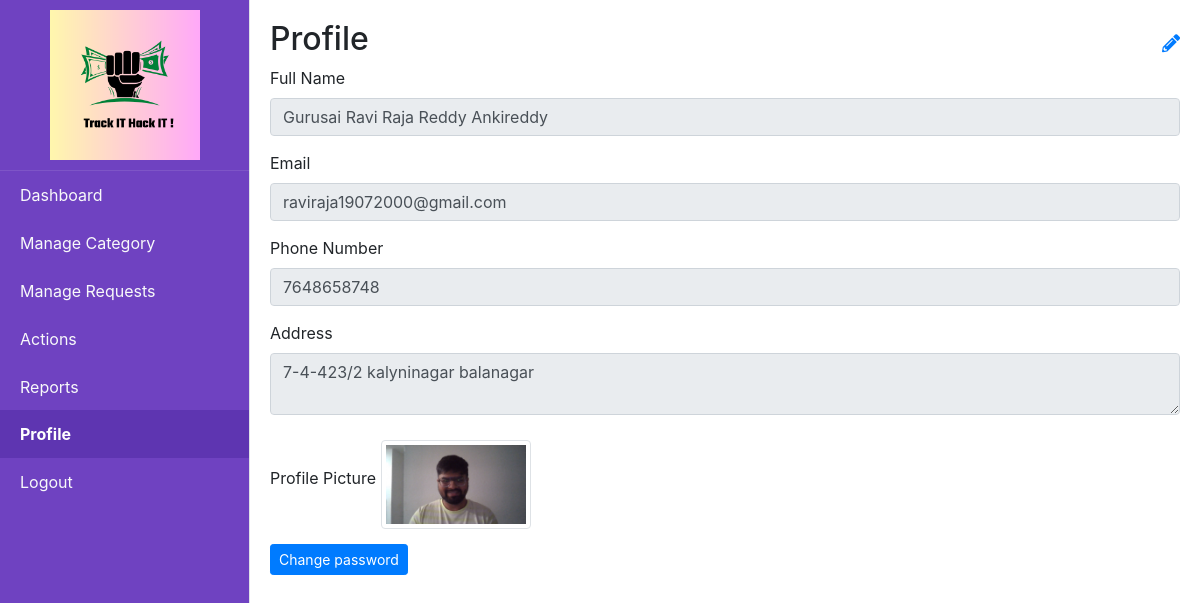
Page /admin_profile (signed in) on the committed database.
### tables this page shows
CREATE TABLE users (id INTEGER PRIMARY KEY AUTOINCREMENT, username TEXT NOT NULL UNIQUE, email TEXT NOT NULL UNIQUE, password TEXT NOT NULL, Fullname TEXT, Address TEXT, Phonenumber TEXT, document TEXT);

### app.py (the view, shortened to what this page needs)
@app.route('/admin_profile', methods=['GET', 'POST'])
@login_required
def admin_profile():
    user = query_db('SELECT * FROM users WHERE id=?', [current_user.id], one=True)
    return render_template('admin_profile.html', user=user)

### app.py (called while the page is built)
@login_manager.user_loader
def load_user(user_id):
    return get_user_by_id(user_id)

@app.after_request
def after_request(response):
    response.headers["Cache-Control"] = "no-cache, no-store, must-revalidate"
    return response

@app.context_processor
def inject_unread_notifications():
    if current_user.is_authenticated:
        unread_count = query_db('''
            SELECT COUNT(*)
            FROM notifications
            WHERE user_id = ? AND is_read = 0
        ''', [current_user.id], one=True)
        return dict(unread_count=unread_count[0] if unread_count else 0)
    return dict(unread_count=0)

### database.py (called while the page is built)
def get_db():
    return sqlite3.connect(DATABASE)

def query_db(query, args=(), one=False):
    cur = get_db().execute(query, args)
    rv = cur.fetchall()
    cur.close()
    return (rv[0] if rv else None) if one else rv

def get_user_by_id(user_id):
    conn = sqlite3.connect(DATABASE)
    cursor = conn.cursor()
    cursor.execute('SELECT * FROM users WHERE id = ?', (user_id,))
    user = cursor.fetchone()
    conn.close()
    if user:
        return User(id=user[0], username=user[1], email=user[2], password=user[3])
    return None

### templates/admin_profile.html (shortened to what this page needs)
{% extends "admin_home.html" %}
{% block content %}
<link rel="stylesheet" href="https://cdnjs.cloudflare.com/ajax/libs/font-awesome/5.15.4/css/all.min.css">
<div class="d-flex justify-content-between align-items-center">
    <h2>Profile</h2>
    <span class="edit-icon" onclick="makeAllEditable()">
        <i class="fas fa-pencil-alt"></i>
    </span>
</div>
<form action="{{ url_for('admin_profile') }}" method="POST" enctype="multipart/form-data">
    <div class="form-group">
        <label for="full_name">Full Name</label>
        <input type="text" class="form-control" id="full_name" name="full_name" value="{{ user[4] }}" readonly>
    </div>
    <div class="form-group">
        <label for="email">Email</label>
        <input type="email" class="form-control" id="email" name="email" value="{{ user[2] }}" readonly>
    </div>
    <div class="form-group">
        <label for="phone_number">Phone Number</label>
        <input type="tel" class="form-control" id="phone_number" name="phone_number" value="{{ user[6] }}" readonly>
    </div>
    <div class="form-group">
        <label for="address">Address</label>
        <textarea class="form-control" id="address" name="address" readonly>{{ user[5] }}</textarea>
    </div>
    <div class="form-group">
        <label for="profile_picture">Profile Picture</label>
        {% if user[7] %}
            <img src="{{ url_for('uploaded_file', filename=(user[7]).split('/')[-1])}}" alt="Profile Picture" class="img-thumbnail" width="150">
        {% else %}
            <img src="{{ url_for('static', filename='uploads/default.png') }}" alt="Default Profile Picture" class="img-thumbnail" width="150">
        {% endif %}
    </div>
    <div>
      <a href="{{ url_for('change_password') }}" class="btn btn-primary btn-sm">Change password</a>
    </div>
</form>
{% endblock %}

### templates/admin_profile.html (style rules this page uses)
.edit-icon { cursor: pointer; font-size: 18px; color: #007bff; }
.form-group { position: relative; margin-bottom: 15px; }
.img-thumbnail { margin-top: 10px; }

### rows in the picture
users: full_name "Gurusai Ravi Raja Reddy Ankireddy", email "raviraja19072000@gmail.com", phone_number "7648658748", address "7-4-423/2 kalyninagar balanagar", document (picture)
